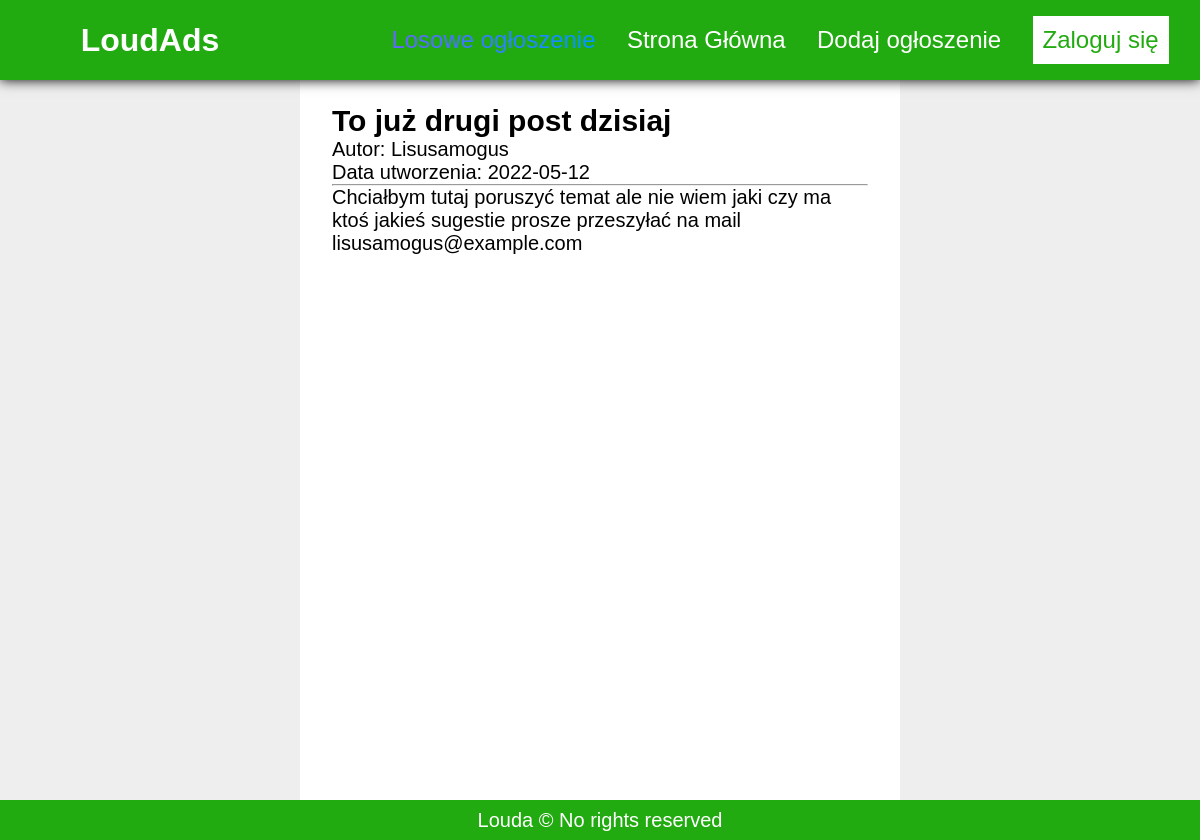
Screenshot of /strona/ogloszenie?id=6 with the database file from the repository.
### tables this page shows
CREATE TABLE `ogloszenia` (
  `id` int(11) NOT NULL,
  `tytul` varchar(50) DEFAULT NULL,
  `tresc` varchar(1024) DEFAULT NULL,
  `data_dodania` date DEFAULT current_timestamp(),
  `id_autora` int(11) DEFAULT NULL
);

CREATE TABLE `susers` (
  `id` int(11) NOT NULL,
  `username` varchar(32) NOT NULL,
  `pass` varchar(32) NOT NULL,
  `token` int(11) NOT NULL,
  `data_utworzenia` date NOT NULL DEFAULT current_timestamp()
);

### strona/ogloszenie/index.php (called while the page is built)
<?php
    include('../template/index.php');
?>

### strona/ogloszenie/content.php (the view, shortened to what this page needs)
<article>
<?php
    @$id = $_GET['id'];
    @$conn = new mysqli('localhost', 'root', '', 'ogloszeniowy');
    $sql = "select * from ogloszenia join susers on ogloszenia.id_autora = susers.id where ogloszenia.id='$id';";
    $result = $conn->query($sql);
    $card = $result->fetch_assoc();
    echo(
    '<h2>'.$card['tytul'].'</h2>
    <p>Autor: '.$card['username'].'<br>Data utworzenia: '.$card['data_dodania']
    .
    "</p><hr><p>"
    .
    $card['tresc']
    .
    "</p>"
    );
?>
</article>

### strona/template/style.css (style rules this page uses)
:root { --dark-primary-color: #121212; --dark-secondary-color: #1e1e1e; --light-primary-color: #fff; --light-secondary-color: #eee; --primary-color: var(--light-primary-color); --secondary-color: var(--light-secondary-color); --accent-color: #2a1; --text-color: #fff; }
* { margin: 0; box-sizing: border-box; }
body { font-family: Arial; font-size: 20px; overflow-x: hidden; background-color: var(--secondary-color); background-size: cover; }
article { height: 100%; width: 100%; padding: 24px 32px; }

### rows the page displays
ogloszenia: tytul "To już drugi post dzisiaj", id_autora.username "Lisusamogus", data_dodania "2022-05-12", tresc "Chciałbym tutaj poruszyć temat ale nie wiem jaki czy ma ktoś jakieś sugestie prosze przeszyłać na mail lisusamogus@example.com"
